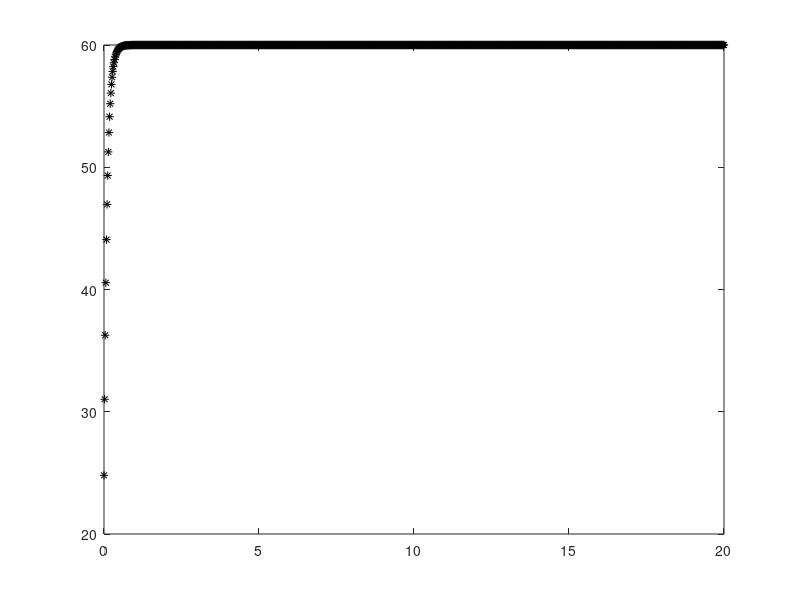

Recreate this plot in MATLAB.
close all;
clear all;

v_old=20;
v_des=60;
kp=5;kd=1;ki=6;
e_old=0;
k=0.01

for t=0:0.02:20;
    en=v_des-v_old;
    e_dot=en-e_old;
    E=e_old+en;
    a=kp*en+kd*e_dot+ki*E;
   v_new=v_old+a*k;
    e_old=en;
    v_old=v_new;
  p=[t v_new]
  plot(t,v_new,'k-*')
  hold on
end

